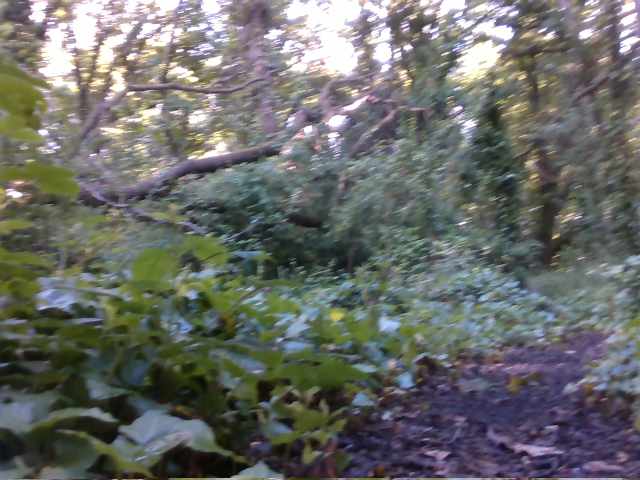
#> input picture TR.png, 640 x 480 px
$ python AdjustHSV.py
#> lines starting #> are read from the running program, lines starting #| are printed output that depends on the picture; after the words box and inside, x2 and y2 are one past the last pixel; in counts of white or black regions, pixels touching at a corner belong together
import cv2
import numpy as np

def nothing(x):
    pass

# Load image
image = cv2.imread('TR.png')
#> image is the input picture: shape (480, 640, 3); mean B, G, R 104.1, 107.4, 105.5

# Create a window
cv2.namedWindow('image')

# Create trackbars for color change
# Hue is from 0-179 for Opencv
cv2.createTrackbar('HMin', 'image', 10, 179, nothing)
cv2.createTrackbar('SMin', 'image', 10, 255, nothing)
cv2.createTrackbar('VMin', 'image', 40, 255, nothing)
cv2.createTrackbar('HMax', 'image', 120, 179, nothing)
cv2.createTrackbar('SMax', 'image', 0, 255, nothing)
cv2.createTrackbar('VMax', 'image', 0, 255, nothing)

# Set default value for Max HSV trackbars
cv2.setTrackbarPos('HMax', 'image', 179)
cv2.setTrackbarPos('SMax', 'image', 255)
cv2.setTrackbarPos('VMax', 'image', 255)

# Initialize HSV min/max values
hMin = sMin = vMin = hMax = sMax = vMax = 0
phMin = psMin = pvMin = phMax = psMax = pvMax = 0

while(1):
    # Get current positions of all trackbars
    hMin = cv2.getTrackbarPos('HMin', 'image')
    sMin = cv2.getTrackbarPos('SMin', 'image')
    vMin = cv2.getTrackbarPos('VMin', 'image')
    hMax = cv2.getTrackbarPos('HMax', 'image')
    sMax = cv2.getTrackbarPos('SMax', 'image')
    vMax = cv2.getTrackbarPos('VMax', 'image')

    # Set minimum and maximum HSV values to display
    lower = np.array([hMin, sMin, vMin])
    upper = np.array([hMax, sMax, vMax])

    # Convert to HSV format and color threshold
    hsv = cv2.cvtColor(image, cv2.COLOR_BGR2HSV)
#> hsv: shape (480, 640, 3); mean H, S, V 77.2, 53.4, 115.6
    mask = cv2.inRange(hsv, lower, upper)
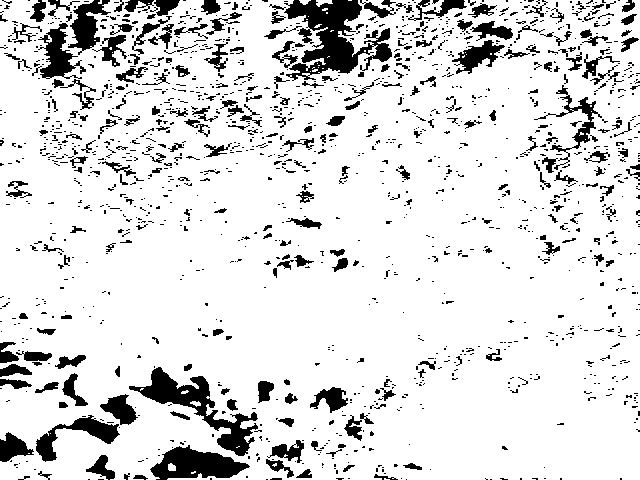
#> mask: shape (480, 640); 86.8% white; 1482 black regions (1214 under 20 px), largest, box (x1, y1, x2, y2) and area: (284, 0, 392, 81) 4122, (129, 367, 258, 456) 2871, (150, 445, 250, 480) 2046
    result = cv2.bitwise_and(image, image, mask=mask)
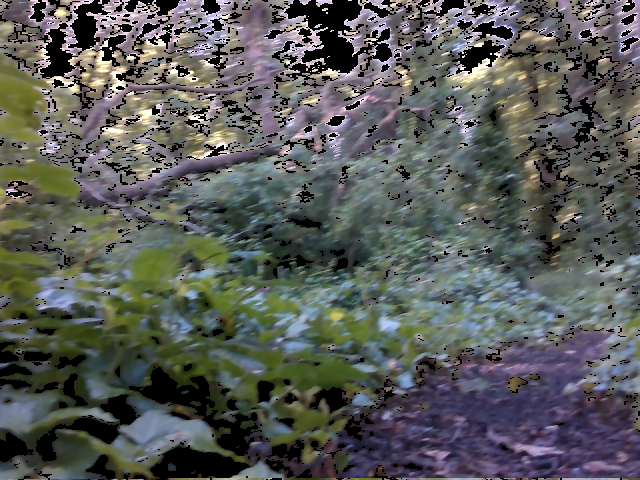
#> result: shape (480, 640, 3); mean B, G, R 87.9, 90.8, 88.6

    # Print if there is a change in HSV value
    if((phMin != hMin) | (psMin != sMin) | (pvMin != vMin) | (phMax != hMax) | (psMax != sMax) | (pvMax != vMax) ):
        print("(hMin = %d , sMin = %d, vMin = %d), (hMax = %d , sMax = %d, vMax = %d)" % (hMin , sMin , vMin, hMax, sMax , vMax))
        phMin = hMin
        psMin = sMin
        pvMin = vMin
        phMax = hMax
        psMax = sMax
        pvMax = vMax

    # Display result image
    cv2.imshow('image', result)
    if cv2.waitKey(10) & 0xFF == ord('q'):
#> (key q is pressed here)
        break

cv2.destroyAllWindows()

$ run again, with GB.png copied over TR.png
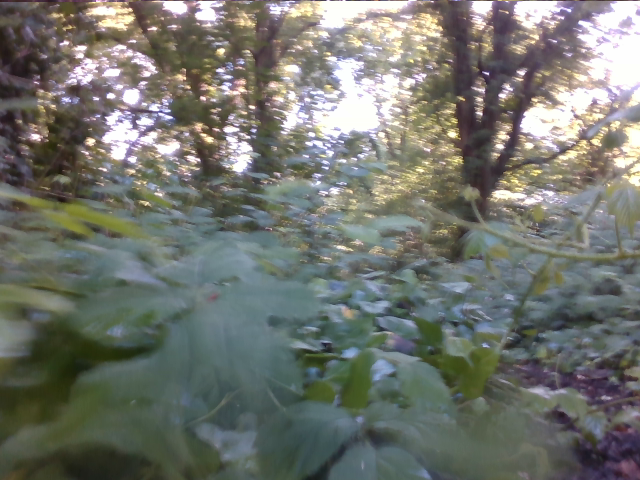
#> input picture GB.png, 640 x 480 px
#> image is the input picture: shape (480, 640, 3); mean B, G, R 110.1, 116.7, 114.2
#> hsv: shape (480, 640, 3); mean H, S, V 67.4, 47.7, 123.1
#> `mask = cv2.inRange(hsv, lower, upper)`:
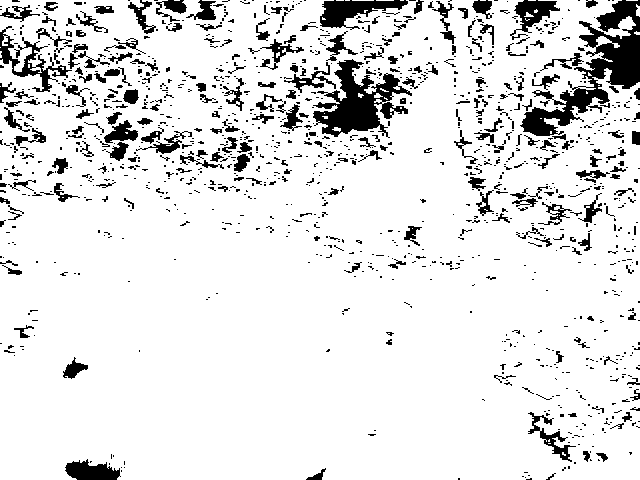
#> mask: shape (480, 640); 88.7% white; 1237 black regions (988 under 20 px), largest, box (x1, y1, x2, y2) and area: (520, 0, 640, 136) 5116, (313, 59, 412, 138) 3442, (320, 0, 408, 30) 1270
#> `result = cv2.bitwise_and(image, image, mask=mask)`:
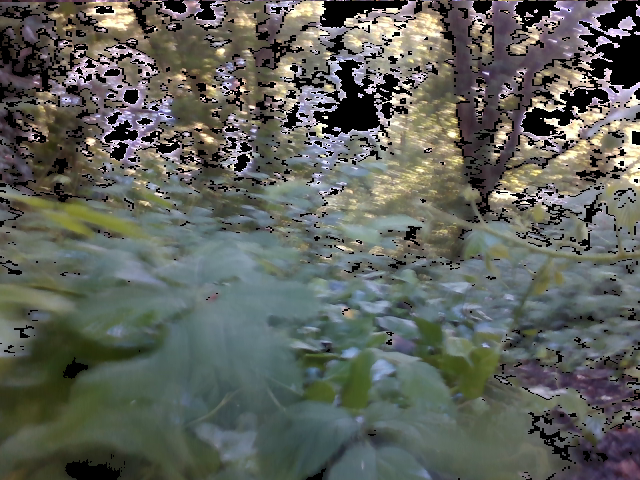
#> result: shape (480, 640, 3); mean B, G, R 91.6, 98, 94.9

$ run again, with GS.png copied over TR.png
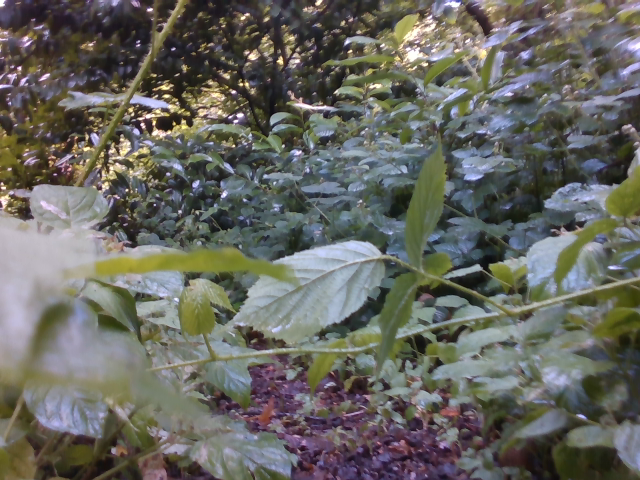
#> input picture GS.png, 640 x 480 px
#> image is the input picture: shape (480, 640, 3); mean B, G, R 96.4, 102.8, 102.9
#> hsv: shape (480, 640, 3); mean H, S, V 71.6, 56.3, 111
#> `mask = cv2.inRange(hsv, lower, upper)`:
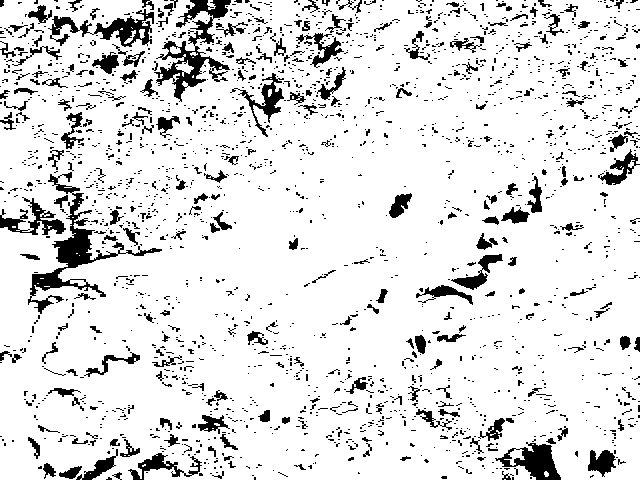
#> mask: shape (480, 640); 88.3% white; 2038 black regions (1774 under 20 px), largest, box (x1, y1, x2, y2) and area: (28, 172, 162, 314) 2782, (154, 0, 231, 102) 2352, (48, 9, 154, 47) 1417
#> `result = cv2.bitwise_and(image, image, mask=mask)`:
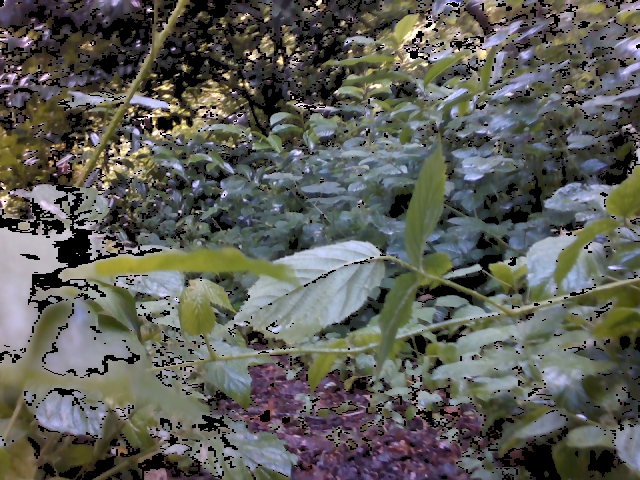
#> result: shape (480, 640, 3); mean B, G, R 87.6, 93.7, 93.2

$ run again, with TL.png copied over TR.png
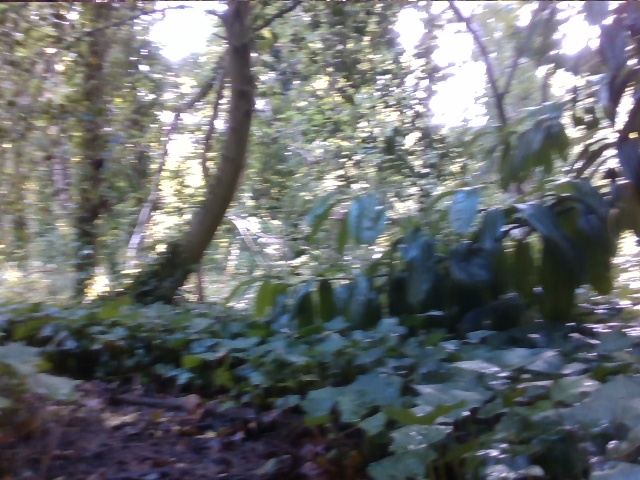
#> input picture TL.png, 640 x 480 px
#> image is the input picture: shape (480, 640, 3); mean B, G, R 110.9, 109.2, 105.3
#> hsv: shape (480, 640, 3); mean H, S, V 80.3, 50.6, 117.6
#> `mask = cv2.inRange(hsv, lower, upper)`:
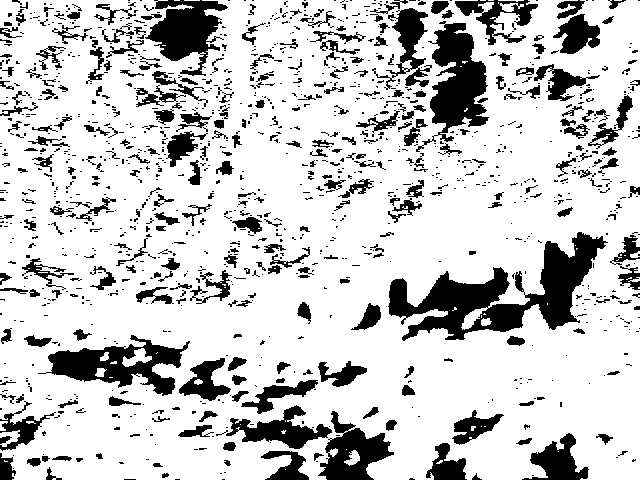
#> mask: shape (480, 640); 79.4% white; 1266 black regions (953 under 20 px), largest, box (x1, y1, x2, y2) and area: (388, 232, 608, 341) 8778, (416, 21, 489, 152) 4297, (38, 335, 190, 396) 3733
#> `result = cv2.bitwise_and(image, image, mask=mask)`:
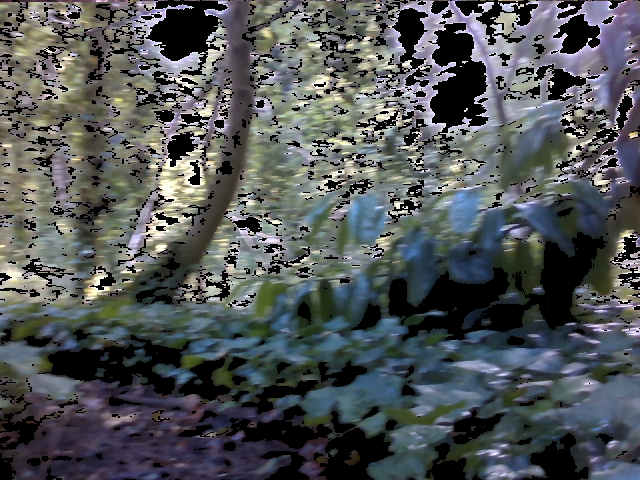
#> result: shape (480, 640, 3); mean B, G, R 86.5, 84.7, 80.9
